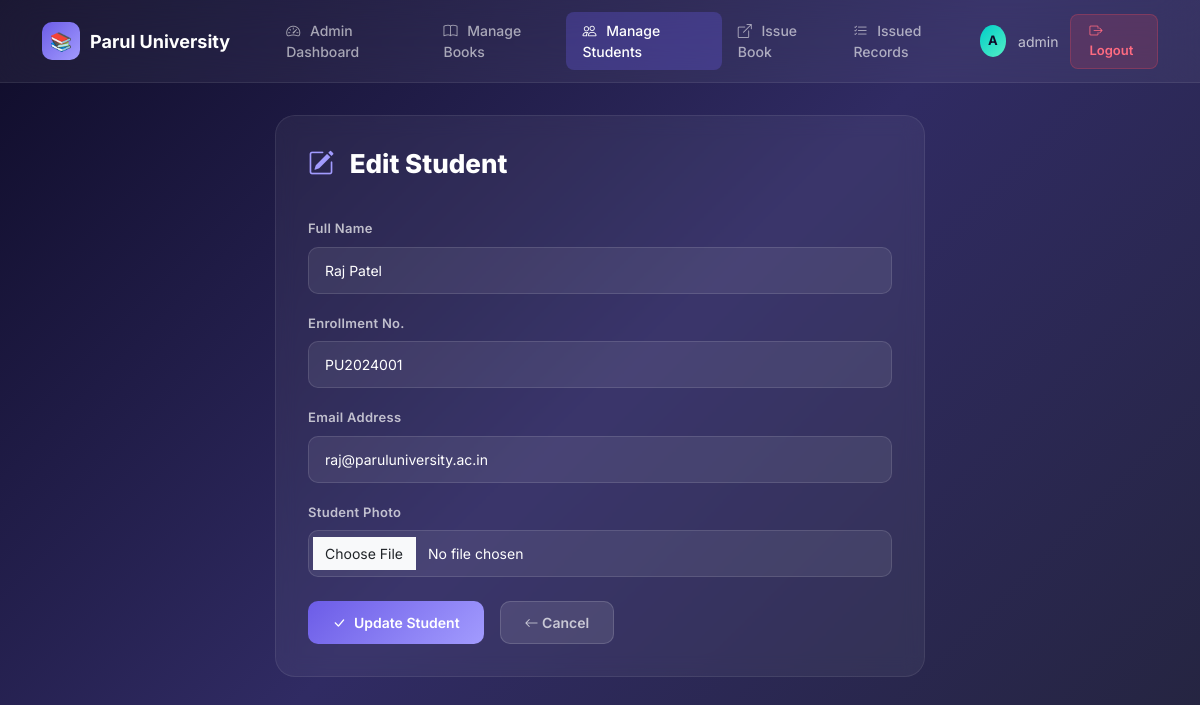
The page /students/edit/1/ (signed in) on the database its author committed.
### library_app/models.py (models this page shows, shortened)
class Student(models.Model):
    user = models.OneToOneField(
        User,
        on_delete=models.CASCADE,
        null=True,
        blank=True,
        related_name='student_profile'
    )
    name = models.CharField(max_length=200, help_text="Enter the student's full name")
    enrollment_no = models.CharField(
        max_length=20,
        unique=True,
        verbose_name="Enrollment No.",
        help_text="Enter unique enrollment number"
    )
    email = models.EmailField(help_text="Enter the student's email address")
    photo = models.ImageField(
        upload_to='students/',
        null=True,
        blank=True,
        help_text="Upload student photo"
    )
    class Meta:
        ordering = ['name']  # Students will be listed alphabetically by name
        verbose_name = "Student"
        verbose_name_plural = "Students"

### library_app/views.py (the view, shortened to what this page needs)
# urls.py: path('students/edit/<int:student_id>/', views.student_edit, name='student_edit'),
@login_required
def student_edit(request, student_id):
    if not request.user.is_staff:
        messages.error(request, "Unauthorized access.")
        return redirect('dashboard')
    student = get_object_or_404(Student, id=student_id)
    return render(request, 'library_app/student_form.html', {
        'form_title': 'Edit Student',
        'student': student,
    })

### library_app/templates/library_app/student_form.html (shortened to what this page needs)
{% extends "library_app/base.html" %}
{% block content %}
<div class="glass-card" style="max-width: 650px; margin: 0 auto;">
    <div class="page-header">
        <h2>
            <i class="bi bi-{% if student %}pencil-square{% else %}person-plus{% endif %}"></i>
            {{ form_title }}
        </h2>
    </div>
    <form method="POST" class="form-glass" enctype="multipart/form-data">
        <div class="mb-3">
            <label for="name" class="form-label">Full Name</label>
            <input type="text" class="form-control" id="name" name="name"
                   placeholder="Enter student's full name"
                   value="{% if student %}{{ student.name }}{% elif form_data %}{{ form_data.name }}{% endif %}"
                   required>
        </div>
        <div class="mb-3">
            <label for="enrollment_no" class="form-label">Enrollment No.</label>
            <input type="text" class="form-control" id="enrollment_no" name="enrollment_no"
                   placeholder="Enter unique enrollment number"
                   value="{% if student %}{{ student.enrollment_no }}{% elif form_data %}{{ form_data.enrollment_no }}{% endif %}"
                   required>
        </div>
        <div class="mb-3">
            <label for="email" class="form-label">Email Address</label>
            <input type="email" class="form-control" id="email" name="email"
                   placeholder="Enter email address"
                   value="{% if student %}{{ student.email }}{% elif form_data %}{{ form_data.email }}{% endif %}"
                   required>
        </div>
        <div class="mb-4">
            <label for="photo" class="form-label">Student Photo</label>
            <input type="file" class="form-control" id="photo" name="photo" accept="image/*">
        </div>
        <div class="d-flex gap-3">
            <button type="submit" class="btn-primary-custom">
                <i class="bi bi-check-lg"></i>
                {% if student %}Update Student{% else %}Add Student{% endif %}
            </button>
            <a href="{% url 'student_list' %}" class="btn-secondary-custom">
                <i class="bi bi-arrow-left"></i> Cancel
            </a>
        </div>
    </form>
</div>
{% endblock %}

### library_app/templates/library_app/base.html (shortened to what this page needs)
<!DOCTYPE html>
<html lang="en">
<head>
    <link href="https://cdn.jsdelivr.net/npm/bootstrap@5.3.2/dist/css/bootstrap.min.css" rel="stylesheet">
    <link href="https://cdn.jsdelivr.net/npm/bootstrap-icons@1.11.3/font/bootstrap-icons.min.css" rel="stylesheet">
</head>
<body>
    <nav class="navbar navbar-expand-lg navbar-custom">
        <div class="container">
            <a class="navbar-brand" href="{% url 'dashboard' %}">
                <span class="brand-icon">📚</span>
                Parul University
            </a>
            <div class="collapse navbar-collapse" id="navbarNav">
                <ul class="navbar-nav me-auto ms-4">
                    {% if user.is_staff %}
                    <li class="nav-item">
                        <a class="nav-link {% if request.resolver_match.url_name == 'dashboard' %}active{% endif %}"
                           href="{% url 'dashboard' %}">
                            <i class="bi bi-speedometer2"></i> Admin Dashboard
                        </a>
                    </li>
                    <li class="nav-item">
                        <a class="nav-link {% if 'book' in request.resolver_match.url_name %}active{% endif %}"
                           href="{% url 'book_list' %}">
                            <i class="bi bi-book"></i> Manage Books
                        </a>
                    </li>
                    <li class="nav-item">
                        <a class="nav-link {% if 'student' in request.resolver_match.url_name %}active{% endif %}"
                           href="{% url 'student_list' %}">
                            <i class="bi bi-people"></i> Manage Students
                        </a>
                    </li>
                    <li class="nav-item">
                        <a class="nav-link {% if request.resolver_match.url_name == 'issue_book' %}active{% endif %}"
                           href="{% url 'issue_book' %}">
                            <i class="bi bi-box-arrow-up-right"></i> Issue Book
                        </a>
                    </li>
                    <li class="nav-item">
                        <a class="nav-link {% if request.resolver_match.url_name == 'issued_list' or request.resolver_match.url_name == 'return_book' %}active{% endif %}"
                           href="{% url 'issued_list' %}">
                            <i class="bi bi-list-check"></i> Issued Records
                        </a>
                    </li>
                    {% endif %}
                </ul>
                <div class="user-section">
                    <div class="user-avatar-sm">{{ user.username|first|upper }}</div>
                    <span class="user-name">{{ user.username }}</span>
                    <a href="{% url 'logout' %}" class="btn-logout">
                        <i class="bi bi-box-arrow-right"></i> Logout
                    </a>
                </div>
            </div>
        </div>
    </nav>
    <div class="container main-container">
        {% block content %}{% endblock %}
    </div>
</body>
</html>

### library_app/templates/library_app/base.html (style rules this page uses)
* { margin: 0; padding: 0; box-sizing: border-box; }
body { font-family: 'Inter', sans-serif; min-height: 100vh; background: linear-gradient(135deg, #0f0c29, #302b63, #24243e); color: #ffffff; }
.navbar-custom { background: rgba(255, 255, 255, 0.05) !important; backdrop-filter: blur(20px); -webkit-backdrop-filter: blur(20px); border-bottom: 1px solid rgba(255, 255, 255, 0.08); padding: 12px 0; }
.navbar-custom .navbar-brand { display: flex; align-items: center; gap: 10px; color: #fff; font-weight: 700; font-size: 18px; }
.navbar-custom .navbar-brand .brand-icon { width: 38px; height: 38px; background: linear-gradient(135deg, #6c5ce7, #a29bfe); border-radius: 10px; display: flex; align-items: center; justify-content: center; font-size: 18px; }
.navbar-custom .nav-link { color: rgba(255, 255, 255, 0.6) !important; font-weight: 500; font-size: 14px; padding: 8px 16px !important; border-radius: 8px; transition: all 0.3s ease; }
.navbar-custom .nav-link:hover, .navbar-custom .nav-link.active { color: #fff !important; background: rgba(108, 92, 231, 0.2); }
.navbar-custom .nav-link.active { background: rgba(108, 92, 231, 0.3); }
.navbar-custom .nav-link i { margin-right: 6px; }
.user-section { display: flex; align-items: center; gap: 12px; }
.user-avatar-sm { width: 32px; height: 32px; background: linear-gradient(135deg, #00cec9, #55efc4); border-radius: 50%; display: flex; align-items: center; justify-content: center; font-weight: 700; font-size: 13px; color: #0f0c29; }
.user-name { color: rgba(255, 255, 255, 0.7); font-size: 14px; }
.btn-logout { padding: 7px 18px; background: rgba(255, 71, 87, 0.15); border: 1px solid rgba(255, 71, 87, 0.25); border-radius: 8px; color: #ff6b81; font-size: 13px; font-weight: 600; text-decoration: none; transition: all 0.3s ease; }
.main-container { padding: 32px 0; max-width: 1200px; margin: 0 auto; }
.glass-card { background: rgba(255, 255, 255, 0.05); backdrop-filter: blur(10px); border: 1px solid rgba(255, 255, 255, 0.08); border-radius: 20px; padding: 32px; }
.page-header { display: flex; justify-content: space-between; align-items: center; margin-bottom: 28px; flex-wrap: wrap; gap: 16px; }
.page-header h2 { font-size: 26px; font-weight: 800; }
.page-header h2 i { margin-right: 10px; color: #a29bfe; }
.btn-primary-custom { background: linear-gradient(135deg, #6c5ce7, #a29bfe); border: none; border-radius: 10px; padding: 10px 24px; color: #fff; font-weight: 600; font-size: 14px; text-decoration: none; transition: all 0.3s ease; display: inline-flex; align-items: center; gap: 8px; }
.btn-secondary-custom { background: rgba(255, 255, 255, 0.1); border: 1px solid rgba(255, 255, 255, 0.15); color: rgba(255, 255, 255, 0.7); padding: 10px 24px; border-radius: 10px; font-weight: 600; font-size: 14px; text-decoration: none; transition: all 0.3s ease; }
.form-glass .form-label { color: rgba(255, 255, 255, 0.7); font-size: 13px; font-weight: 600; margin-bottom: 8px; letter-spacing: 0.3px; }
.form-glass .form-control { background: rgba(255, 255, 255, 0.07); border: 1px solid rgba(255, 255, 255, 0.12); border-radius: 10px; color: #ffffff; padding: 12px 16px; font-size: 14px; font-family: 'Inter', sans-serif; transition: all 0.3s ease; }
.form-glass .form-control::placeholder { color: rgba(255, 255, 255, 0.3); }

### rows shown on the page
Student: name "Raj Patel", enrollment_no "PU2024001", email "raj@paruluniversity.ac.in"

### other values the page prints
{{ user.username|first|upper }} "A"
{{ user.username }} "admin"
